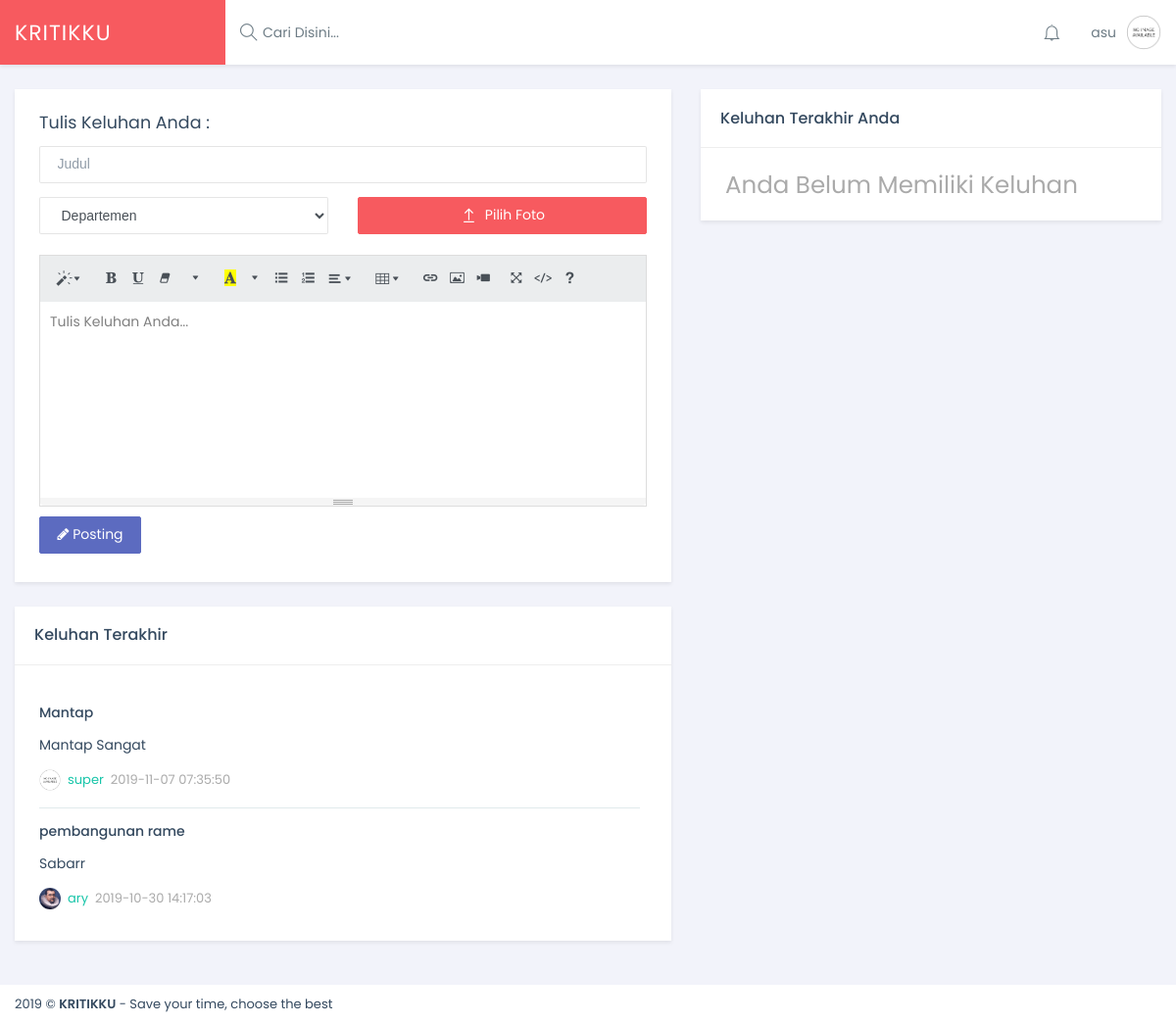
The page /index.php?url=dashboard (signed in) on the database its author committed.
### tables this page shows
CREATE TABLE `keluhan` (
  `id_keluhan` int(10) NOT NULL,
  `judul` varchar(255) NOT NULL,
  `deskripsi` text NOT NULL,
  `id_departemen` int(10) NOT NULL,
  `status` varchar(255) NOT NULL,
  `tanggal_upload` datetime NOT NULL,
  `terakhir_diupdate` datetime NOT NULL,
  `id_user` int(10) NOT NULL,
  `eksekutor` int(11) NOT NULL
);

CREATE TABLE `user` (
  `id_user` int(10) NOT NULL,
  `name` varchar(250) NOT NULL,
  `tgl_lahir` date NOT NULL,
  `jk` varchar(10) NOT NULL,
  `alamat` varchar(250) NOT NULL,
  `phone` varchar(13) NOT NULL,
  `biografi` text NOT NULL,
  `username` varbinary(250) NOT NULL,
  `password` text NOT NULL,
  `email` varchar(250) NOT NULL,
  `position` varchar(20) NOT NULL,
  `role` varchar(50) NOT NULL,
  `imgdir` text NOT NULL,
  `status` varchar(20) NOT NULL
);

### controllers/UserController.php (called while the page is built, shortened)
<?php
	require 'models/model_user.php';
	class UserController {
		protected $users;
		public function __construct($connection){
			$this->users = new Model_user($connection);
			$exp = $this->users->datdiff();
			foreach ($exp as $key) {
				if($key->selisih >= 14){
					$arr3 = [
						'status' => 'Tutup'
					];
					$cond = [
						'id_keluhan' => $key->id_keluhan
					];
					$this->users->edited("keluhan", $arr3, $cond);
				}
			}
		}
		public function dashboard(){
			$id = $_SESSION['id'];
			$showfor = $this->users->showforeignall();
			$showall = $this->users->showforeign($id);
			$ide = $this->users->max("id_keluhan", "keluhan");
			include 'views/client/assets/header.php';
			include 'views/client/dashboard.php';
			include 'views/client/assets/footer.php';
		}
	}
?>

### models/model_user.php (called while the page is built, shortened)
<?php
	class Model_user{
		 protected $connection;
		 function __construct($connection){
		 	$this->connection = $connection;
		 }
		 public function showforeignall(){
		 	$query = "SELECT keluhan.id_keluhan, user.id_user, keluhan.judul, user.imgdir, keluhan.deskripsi, user.name, keluhan.tanggal_upload FROM keluhan, user WHERE keluhan.id_user = user.id_user ORDER BY id_keluhan DESC";
        	$exec = $this->connection->query($query);
        	$result = [];
        	while($fetch = $exec->fetch_object()){
        		array_push($result, $fetch);
        	}
        	return $result;
		 }
		public function showforeign($id){
        	$query = "SELECT keluhan.id_keluhan, keluhan.tanggal_upload, keluhan.judul, departemen.departemen, user.imgdir, user.name, keluhan.deskripsi, keluhan.status, keluhan.tanggal_upload FROM keluhan, departemen, user WHERE keluhan.id_user = '$id' and keluhan.id_departemen = departemen.id_departemen and keluhan.id_user = user.id_user ORDER BY id_keluhan DESC";
        	$exec = $this->connection->query($query);
        	$result = [];
        	return $result;
    	}
        public function max($id, $table){
            $query = "SELECT max($id) as kode FROM $table";
            $hasil = $this->connection->query($query);
            $idkom = 0;
            while ($data  = $hasil->fetch_object()){
                $idkom = $data->kode;
            }
            $idkom++;
            return $idkom;
        }
	}
?>

### views/client/dashboard.php (the view, shortened to what this page needs)
<div class="content-wrapper">
            <div class="page-content fade-in-up">
                <div class="row">
                    <div class="col-xl-7">
                        <div class="ibox">
                            <div class="ibox-body">
                            <h5><label for="keluhan">Tulis Keluhan Anda :</label></h5>
                            <form id="postForm" action="index.php?url=keluhan/action&id=<?=$ide?>" method="post" enctype="multipart/form-data" onsubmit="return postForm()">
                            <input type="text" class="form-control" name="titles" placeholder="Judul" required>
                            <div class="row mt-3">
                                <div class="col-xl-6">
                                    <select name="departemen" class="form-control" >
                                        <option>Departemen</option>
                                    </select>
                                </div>
                                <div class="col-xl-6">
                                    <label class="btn btn-danger file-input" style="width: 100%">
                                        <span class="btn-icon">
                                            <i class="la la-upload"></i>
                                            Pilih Foto
                                        </span>
                                    </label>
                                </div>
                            </div>
                            <div class="row mt-3">
                                <div class="col-xl-12 ">
                                </div>
                            </div>
                            <button type="submit" class="btn btn-primary" style="margin-top:10px;"><i class="fa fa-pencil" aria-hidden="true"></i> Posting </button>
                        </form>
                            </div>
                        </div>
                        <div class="ibox">
                            <div class="ibox-head">
                                <div class="ibox-title">Keluhan Terakhir</div>
                            </div>
                            <div class="ibox-body" style="">
                                <ul class="media-list media-list-divider mr-2 sekrol" style="max-height: 371px;">
                                    <?php
                                    if(count($showfor) > 0){
                                    foreach($showfor as $datall){
                                        echo '
                                    <li class="media align-items-center">
                                        <div class="media-body d-flex align-items-center">
                                            <div class="flex-1">
                                                <div class="media-heading"><a href="index.php?url=keluhan&id='.$datall->id_keluhan.'">'.html_entity_decode($datall->judul).'</a></div>
                                                <p class="text-muted font-13">'.html_entity_decode(substr($datall->deskripsi, 0, 300)).'</p>
                                                <div class="d-flex align-items-center font-13">
                                                    <img class="img-circle mr-2" src="./views/client/assets/img/users/'.$datall->imgdir.'" alt="image" width="22" />
                                                    <a class="mr-2 text-success" href="index.php?url=profile&id='.$datall->id_user.'">'.$datall->name.'</a>
                                                    <span class="text-muted">'.$datall->tanggal_upload.'</span>
                                                </div>
                                            </div>
                                        </div>
                                    </li>';
                                }
                            }else{
                                echo 'Belum Ada Keluhan Masuk';
                            }
                                    ?>
                                </ul>
                            </div>
                        </div>
                    </div>
                    <div class="col-xl-5">
                        <div class="ibox">
                            <div class="ibox-head">
                                <div class="ibox-title">Keluhan Terakhir Anda</div>
                            </div>
                            <div class="ibox-body">
                                <ul class="media-list media-list-divider mr-2 sekrol" style="max-height: 800px;">
                            <?php
                                if(count($showall) > 0){
                                foreach ($showall as $daftar) {
                                echo'
                                    <li class="media align-items-center">
                                        <div class="media-body d-flex align-items-center">
                                            <div class="flex-1">
                                                <div class="ibox">
                                                    <div class="ibox-head">
                                                        <div class="ibox-title">
                                                        <a href="index.php?url=keluhan&id='.$daftar->id_keluhan.'">'.html_entity_decode(substr($daftar->judul, 0, 35)).'...</a></div><span class="badge badge-info badge-pill">'.$daftar->status.'</span>
                                                    </div>
                                                    <div class="ibox-body">
                                                        <small class="text-muted">'.html_entity_decode($daftar->deskripsi).'</small>
                                                        <div class="d-flex align-items-center mt-3">
                                                            <img class="img-circle mr-2" src="./views/client/assets/img/users/'.$daftar->imgdir.'" alt="image" width="18" />
                                                            <a class="mr-2 text-success" href="javascript:;">'.$daftar->name.'</a>
                                                            <span class="text-muted">'.$daftar->tanggal_upload.'</span>
                                                        </div>
                                                    </div>
                                                </div>
                                            </div>
                                        </div>
                                    </li>';
                                }
                            }else{
                                echo '<h3 class="text-muted">Anda Belum Memiliki Keluhan</h3>';
                            }
                                    ?>
                                </ul>
                            </div>
                        </div>
                    </div>
                </div>
            </div>

### views/client/assets/css/custom.css (style rules this page uses)
.sekrol { overflow:scroll; }

### rows shown on the page
keluhan: judul "Mantap", deskripsi "Mantap Sangat", id_user.imgdir (placeholder picture), id_user.name "super", tanggal_upload "2019-11-07 07:35:50"
keluhan: judul "pembangunan rame", deskripsi "Sabarr", id_user.imgdir (picture), id_user.name "ary", tanggal_upload "2019-10-30 14:17:03"

### other values the page prints
$_SESSION['nama'] "asu"
